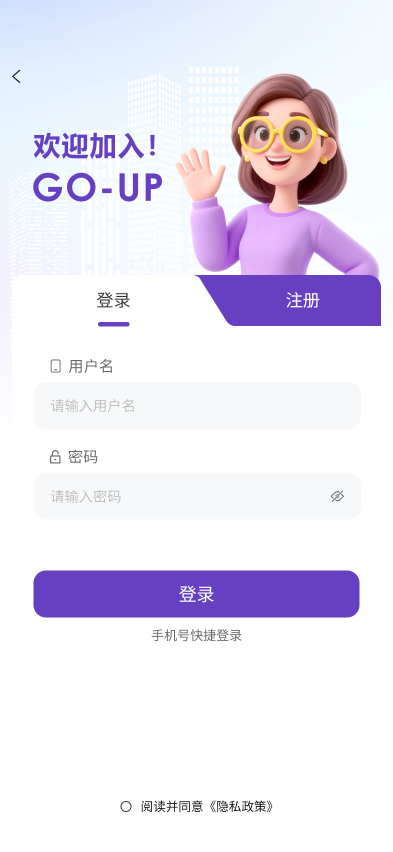
#> input picture UIDESIGN/登录页.png, 786 x 1704 px, found by its file name (shown at 1/2 size)
$ python reslice_012.py
#> lines starting #> are read from the running program, lines starting #| are printed output that depends on the picture
#!/usr/bin/env python3
import os
from PIL import Image

IN_PATH = os.path.join('UIDESIGN', '登录页.png')
OUT_PATH = os.path.join('miniprogram', 'assets', 'login', 'slice_012.png')

# 根据现有 slice_012 的中心，扩展覆盖范围以贴近原图背景
# 原 bbox: [350, 1163, 86, 50] -> 中心 (393, 1188)
# 新 bbox: 使用原图比例（保持 86x50 原始尺寸），后续在页面上进行横向平铺扩展
NEW_W, NEW_H = 86, 50
CENTER_X, CENTER_Y = 393, 1188
X1 = max(0, CENTER_X - NEW_W // 2)
Y1 = max(0, CENTER_Y - NEW_H // 2)
X2 = CENTER_X + NEW_W // 2
Y2 = CENTER_Y + NEW_H // 2

def main():
    if not os.path.exists(IN_PATH):
        raise FileNotFoundError(f'Input not found: {IN_PATH}')
    img = Image.open(IN_PATH).convert('RGB')
#> img is the input picture: PIL image 786x1704 RGB; mean R, G, B 233.1, 228.4, 242.7
    w, h = img.size
#> w = 786; h = 1704
    x1 = max(0, min(w, X1))
#> x1 = 350
    y1 = max(0, min(h, Y1))
#> y1 = 1163
    x2 = max(0, min(w, X2))
#> x2 = 436
    y2 = max(0, min(h, Y2))
#> y2 = 1213
    crop = img.crop((x1, y1, x2, y2))
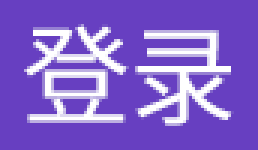
#> crop: PIL image 86x50 RGB (shown 3 times larger); mean R, G, B 132.5, 100.8, 204.7
    os.makedirs(os.path.dirname(OUT_PATH), exist_ok=True)
    crop.save(OUT_PATH)
    print(f'Saved: {OUT_PATH} [{x1},{y1},{x2-x1},{y2-y1}]')
#| Saved: miniprogram/assets/login/slice_012.png [350,1163,86,50]

if __name__ == '__main__':
    main()
